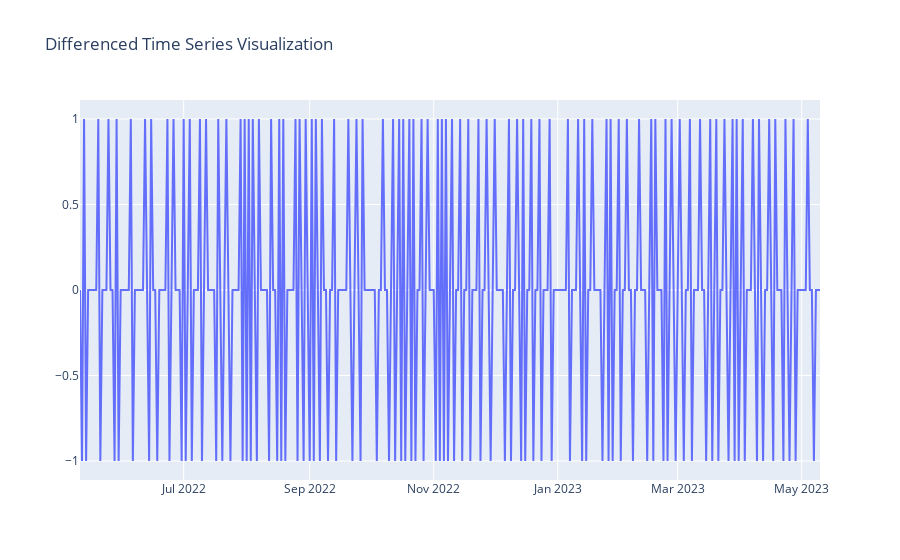

Notebook source saved alongside this figure:
### Code cell
# Perform first-order differencing
diff = DF.diff().dropna()

# Visualize the differenced dataset
fig = go.Figure()
fig.add_trace(go.Scatter(x=diff.index, y=diff['class'], mode='lines', name='Value'))
fig.update_layout(title='Differenced Time Series Visualization')
fig.show()

### Figure 1 — Plotly figure (JSON) as saved in the notebook; plotly's stock layout.template omitted (floating-point values rounded to 4 significant figures; data arrays with more than 128 entries replaced by an {"elided": "..."} marker saying what was removed)
{"data": [{"mode": "lines", "name": "Value", "type": "scatter", "x": {"elided": "365 str values"}, "y": {"elided": "365 int values"}}], "layout": {"title": {"text": "Differenced Time Series Visualization"}}}
